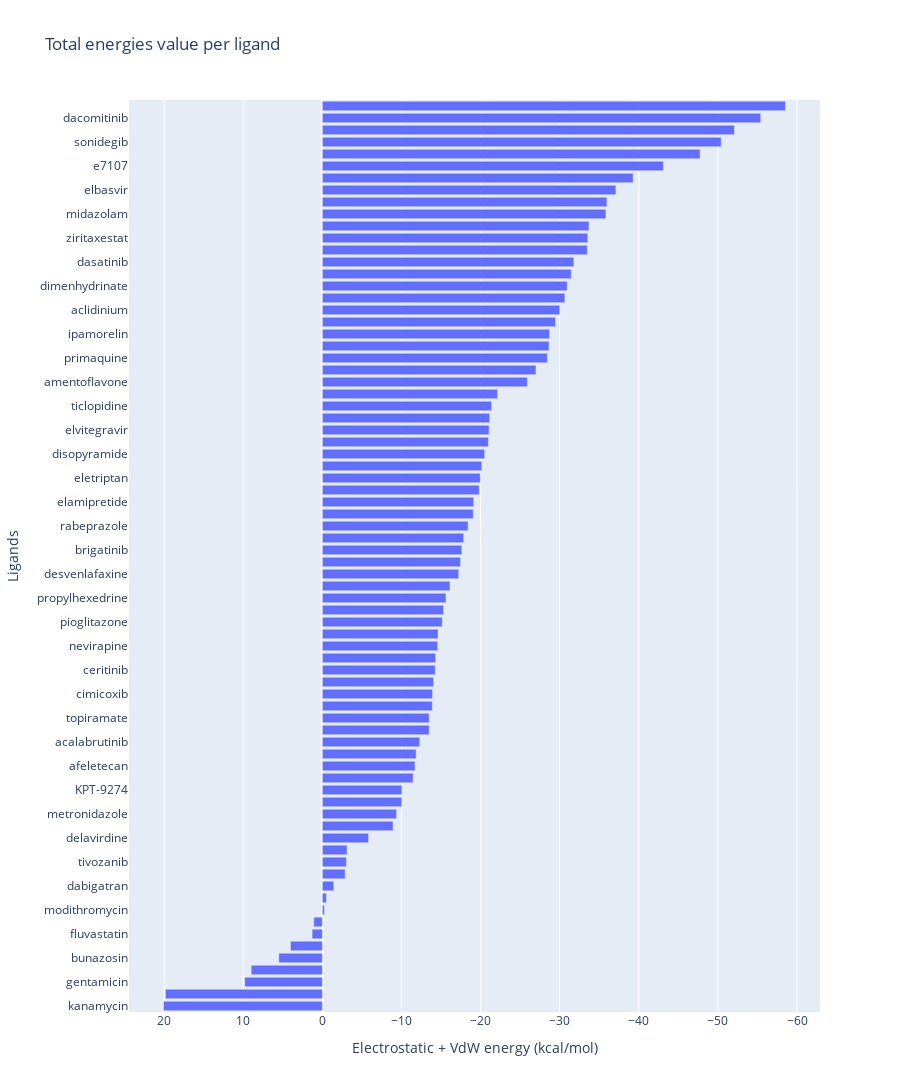

The cell this chart's notebook holds for it:
### Markdown cell above
Sort simulations according to total energies value and plot the sorted list

### Code cell
ligand_energies_sum = { key: sum(values) for key, values in ligand_energies.items() }
def by_value (item : tuple):
    return item[1]
sorted_items = sorted(ligand_energies_sum.items(), key=by_value, reverse=True)
ligand_energies_sum = { key: value for key, value in sorted_items }

fig = go.Figure(
    go.Bar(
        x=list(ligand_energies_sum.values()),
        y=list(ligand_energies_sum.keys()),
        orientation='h'
    ),
    layout = go.Layout(
        title='Total energies value per ligand',
        xaxis={'title': 'Electrostatic + VdW energy (kcal/mol)', 'autorange': 'reversed'},
        yaxis={'title': 'Ligands'},
        height=1500,
    )
)
fig.show()

### Figure 1 — Plotly figure (JSON) as saved in the notebook; plotly's stock layout.template omitted (floating-point values rounded to 4 significant figures)
{"data": [{"orientation": "h", "type": "bar", "x": [20.07, 19.83, 9.81, 8.993, 5.506, 4.032, 1.293, 1.086, -0.2561, -0.5162, -1.445, -2.877, -3.039, -3.123, -5.849, -8.942, -9.379, -10.04, -10.05, -11.47, -11.72, -11.86, -12.32, -13.5, -13.51, -13.9, -13.93, -14.07, -14.26, -14.33, -14.58, -14.62, -15.16, -15.32, -15.63, -16.13, -17.24, -17.46, -17.63, -17.86, -18.43, -19.08, -19.13, -19.82, -19.97, -20.16, -20.52, -20.99, -21.07, -21.15, -21.39, -22.15, -25.91, -27.0, -28.45, -28.65, -28.71, -29.46, -30.0, -30.65, -30.95, -31.46, -31.79, -33.49, -33.55, -33.7, -35.84, -35.97, -37.1, -39.28, -43.11, -47.74, -50.41, -52.08, -55.41, -58.53], "y": ["kanamycin", "bekanamycin", "gentamicin", "nafithromycin", "bunazosin", "perphenazine", "fluvastatin", "prazosin", "modithromycin", "methylnaltrexone", "dabigatran", "tobramycin", "tivozanib", "berzosertib", "delavirdine", "doxazosin", "metronidazole", "bendamustine", "KPT-9274", "deutivacaftor", "afeletecan", "azathioprine", "acalabrutinib", "gemifloxacin", "topiramate", "panobinostat", "cimicoxib", "vadimezan", "ceritinib", "brequinar", "nevirapine", "methylprednisolone", "pioglitazone", "pelitinib", "propylhexedrine", "netupitant", "desvenlafaxine", "lixivaptan", "brigatinib", "pimecrolimus", "rabeprazole", "sivifene", "elamipretide", "copanlisib", "eletriptan", "barusiban", "disopyramide", "orphenadrine", "elvitegravir", "netilmicin", "ticlopidine", "capreomycin", "amentoflavone", "birinapant", "primaquine", "pramoxine", "ipamorelin", "conivaptan", "aclidinium", "TT-232", "dimenhydrinate", "fluoxetine", "dasatinib", "prochlorperazine", "ziritaxestat", "mefloquine", "midazolam", "brompheniramine", "elbasvir", "bromocriptine", "e7107", "imatinib", "sonidegib", "chloroquine", "dacomitinib", "ruzasvir"]}], "layout": {"height": 1500, "title": {"text": "Total energies value per ligand"}, "xaxis": {"autorange": "reversed", "title": {"text": "Electrostatic + VdW energy (kcal/mol)"}}, "yaxis": {"title": {"text": "Ligands"}}}}
